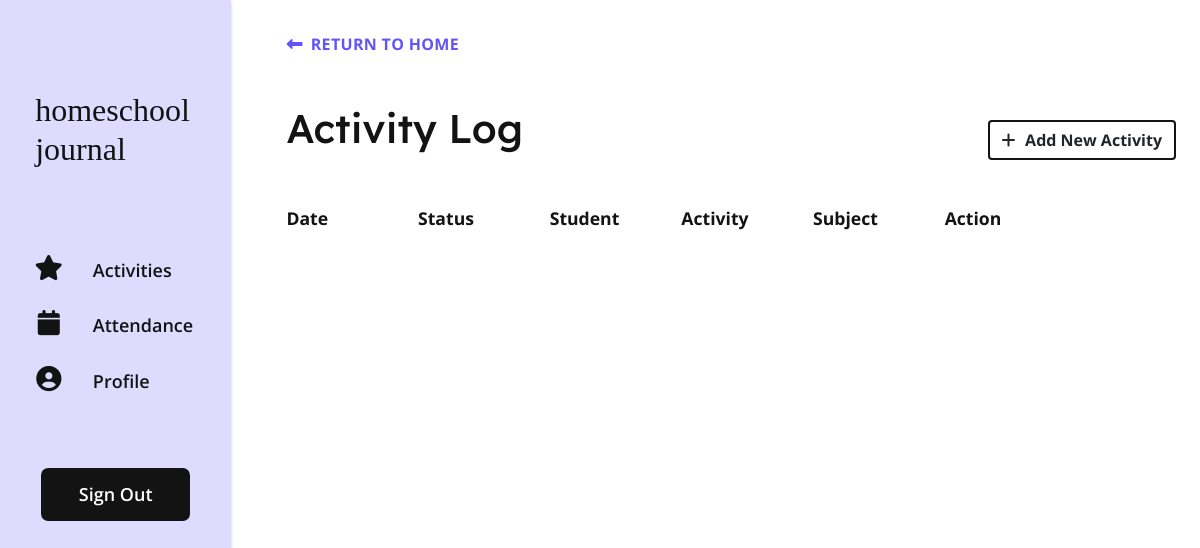
Before: /log (signed in) with the older database file.
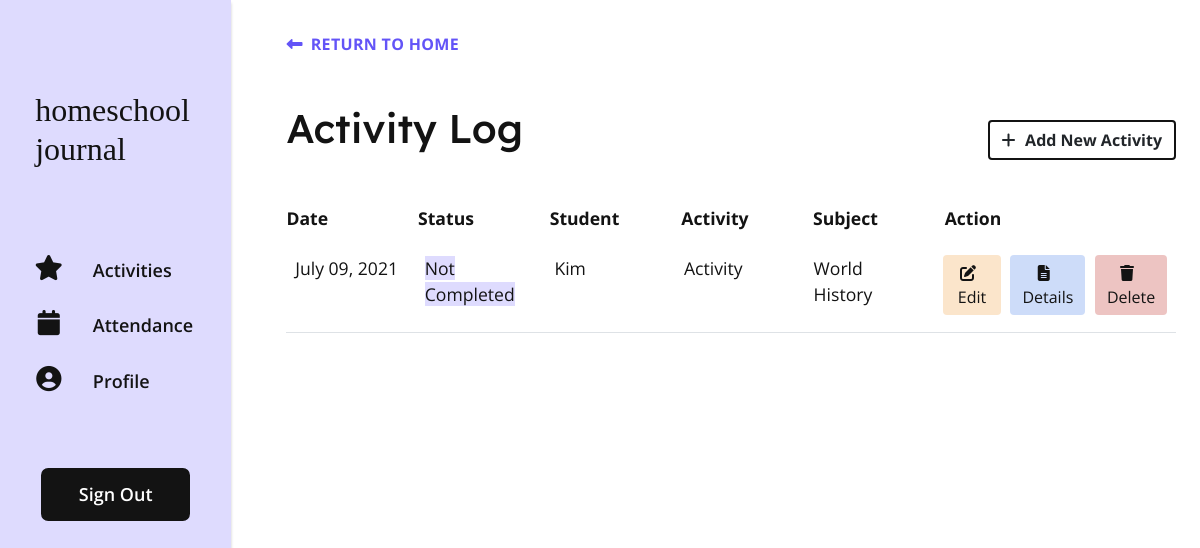
After: the same page with the newer database file.
### app/models.py (models this page shows, shortened)
class Activity(db.Model):
    id = db.Column(db.Integer, primary_key=True)
    title = db.Column(db.String(150), index=True, nullable=False)
    user_id = db.Column(db.Integer, db.ForeignKey('user.id'), index=True)
    subject_id = db.Column(db.Integer, db.ForeignKey('subject.id'), index=True, nullable=False)
    student_id = db.Column(db.Integer, db.ForeignKey('student.id'), index=True, nullable=False)
    description = db.Column(db.Text, index=True)
    resources = db.Column(db.Text, index=True)
    activity_date = db.Column(db.DateTime, index=True, nullable=False)
    notes = db.Column(db.Text, index=True)
    status = db.Column(db.String(64), index=True, nullable=False)

class Student(db.Model):
    id = db.Column(db.Integer, primary_key=True)
    student_name = db.Column(db.String(64), index=True)
    user_id = db.Column(db.Integer, db.ForeignKey('user.id'))
    attendance = db.relationship('Attendance', backref='student', lazy='dynamic')
    activities = db.relationship('Activity', backref='student', lazy='dynamic')
    def __str__(self):
        return self.student_name

class Subject(db.Model):
    id = db.Column(db.Integer, primary_key=True)
    user_id = db.Column(db.Integer, db.ForeignKey('user.id'), index=True)
    subject_name = db.Column(db.String(64), index=True)
    activities = db.relationship('Activity', backref='subject', lazy='dynamic')
    def __str__(self):
        return self.subject_name

### app/routes.py (the view)
@app.route('/log', methods = ('GET', 'POST'))
@login_required
def log():
    activities = current_user.activities.order_by(Activity.activity_date.desc()).all()
    return render_template('log.html', activities=activities)

### app/__init__.py (called while the page is built)
@app.template_filter()
def datetime_format_filter(value, format='%B %d, %Y'):
    return value.strftime(format)

### app/models.py (called while the page is built)
@login.user_loader
def load_user(id):
    return User.query.get(int(id))

### app/templates/log.html (shortened to what this page needs)
{% extends 'base.html' %}
{% block content %}
    <div class="activity activity--log">
        <a class="activity__btn-back" href="{{ url_for('index') }}"><i class="fas fa-long-arrow-alt-left controls-icon"></i>Return to Home</a>
        <div class="activity-log__header">
            <h1 class="activity__title">Activity Log</h1>
            <a href="{{ url_for('add') }}" id="add-btn" class="btn activity__add-btn"><i class="fas fa-plus activity__add-btn-icon"></i>Add New Activity</a>
        </div>
        <div class="activity-log__table-wrapper">
            <div class="activity-log__table-wrapper">
                <div class="activity-log__table-header-wrapper">
                    <div class="activity-log__table-header">
                        <h2 class="activity-log__table-heading">Date</h2>
                        <h2 class="activity-log__table-heading">Status</h2>
                        <h2 class="activity-log__table-heading">Student</h2>
                        <h2 class="activity-log__table-heading">Activity</h2>
                        <h2 class="activity-log__table-heading">Subject</h2>
                        <h2 class="activity-log__table-heading">Action</h2>
                    </div>
                </div>
                <div class="activity-log__table-content">
                    {% for activity in activities %}
                    <div class=activity-log__entry>
                        <p class="activity-log__entry-data">{{ activity.activity_date | datetime_format_filter }}</p>
                        <p class="activity-log__entry-data"><span class="activity__entry-status-{{ activity.status | lower | replace(" ", "") }}">{{ activity.status }}</span></p>
                        <p class="activity-log__entry-data"><span class="activity-log__entry-label">Student: </span>{{ activity.student }}</p>
                        <p class="activity-log__entry-data"><span class="activity-log__entry-label">Activity: </span>{{ activity.title }}</p>
                        <p class="activity-log__entry-data"><span class="activity-log__entry-label">Subject: </span>{{ activity.subject }}</p>
                        <p class="activity-log__entry-data activity-log__entry-controls">
                            <a href="{{ url_for('update', title=activity.title) }}" class="btn btn-edit activity-log__controls-btn"><i class="fas fa-edit controls-icon"></i>Edit</a>
                            <a href="{{ url_for('details', title=activity.title) }}" class="btn btn-details activity-log__controls-btn"><i class="fas fa-file-alt controls-icon"></i></i>Details</a>
                            <a href="{{ url_for('delete', id=activity.id) }}" class="btn btn-delete activity-log__controls-btn" onclick="return confirm('Are you sure you want to delete?')"><i class="fas fa-trash controls-icon"></i>Delete</a>
                        </p>
                    </div>
                    {% endfor %}
                </div>
            </div>
        </div>
    </div>
{% endblock %}

Changed rows visible on the page:
added Activity: activity_date "July 09, 2021", status "Not Completed", student "Kim", title "Activity", subject "World History"
